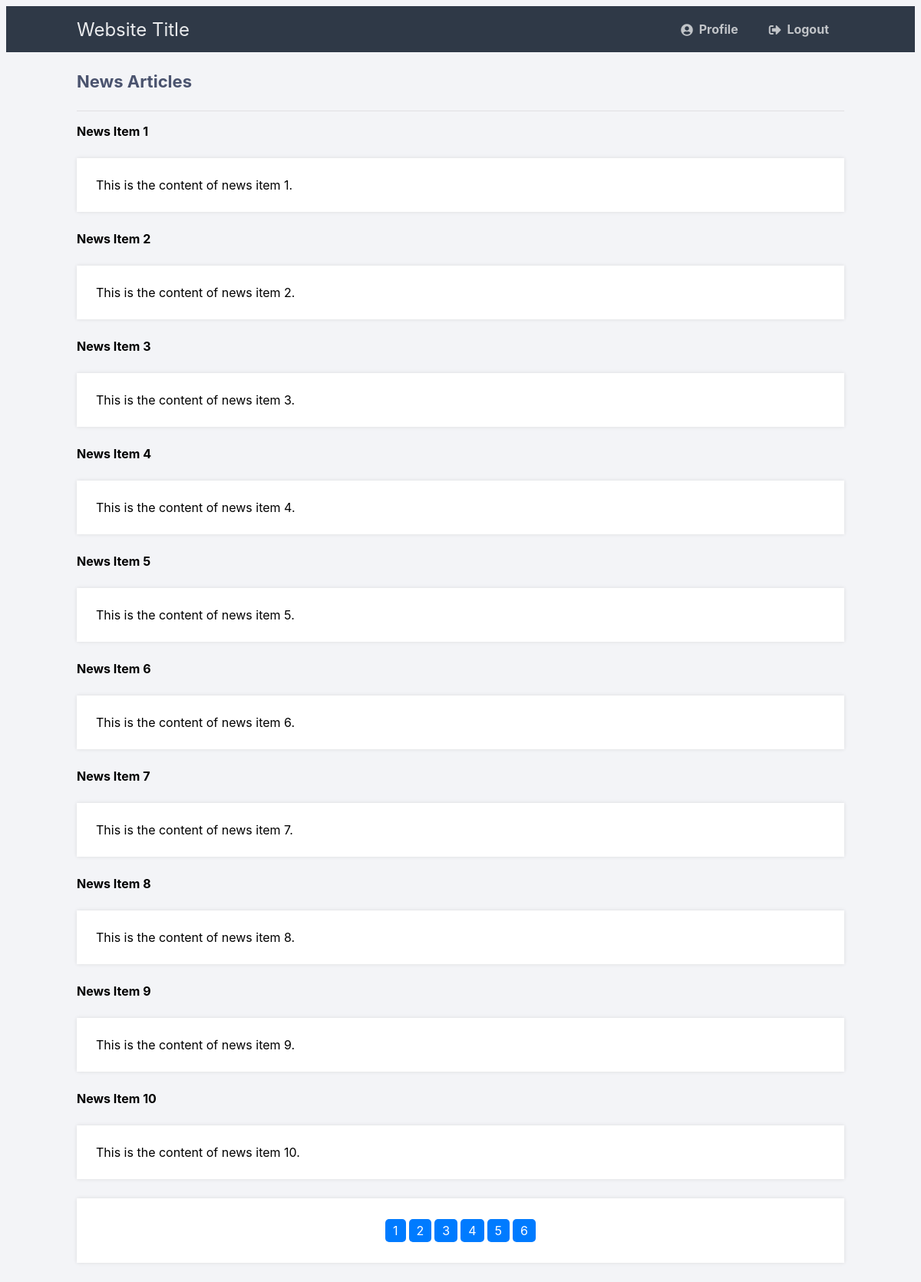
Page /news_article.php on the committed database.
### tables this page shows
CREATE TABLE IF NOT EXISTS news_articles (
    id INT AUTO_INCREMENT PRIMARY KEY,
    title VARCHAR(255) NOT NULL,
    content TEXT NOT NULL,
    created_at TIMESTAMP DEFAULT CURRENT_TIMESTAMP
);

### news_article.php (the view, shortened to what this page needs)
<?php
$DATABASE_HOST = 'localhost';
$DATABASE_USER = 'root';
$DATABASE_PASS = '';
$DATABASE_NAME = 'usertest';
$conn = mysqli_connect($DATABASE_HOST, $DATABASE_USER, $DATABASE_PASS, $DATABASE_NAME);
    $articlesPerPage = 10;
    $page = isset($_GET['page']) ? (int)$_GET['page'] : 1;
    $start = ($page - 1) * $articlesPerPage;
    $sql = "SELECT * FROM news_articles LIMIT $start, $articlesPerPage";
    $result = $conn->query($sql);
    $articles = [];
    if ($result->num_rows > 0) {
        while ($row = $result->fetch_assoc()) {
            $articles[] = $row;
        }
    }
    $countSql = "SELECT COUNT(*) as total FROM news_articles";
    $countResult = $conn->query($countSql);
    $totalArticles = $countResult->fetch_assoc()['total'];
?>
<!DOCTYPE html>
<html>
<head>
    <link href="style.css" rel="stylesheet" type="text/css">
    <link rel="stylesheet" href="https://use.fontawesome.com/releases/v5.7.1/css/all.css">
</head>
<body class="loggedin">
    <nav class="navtop">
        <div>
            <h1>Website Title</h1>
            <a href="profile.php"><i class="fas fa-user-circle"></i>Profile</a>
            <a href="logout.php"><i class="fas fa-sign-out-alt"></i>Logout</a>
        </div>
    </nav>
    <div class="content">
        <h2>News Articles</h2>
        <?php
        foreach ($articles as $article) {
            echo "<h3>{$article['title']}</h3>";
            echo "<p>{$article['content']}</p>";
        }
        $totalPages = ceil($totalArticles / $articlesPerPage);
        echo "<div class='pagination'>";
        for ($i = 1; $i <= $totalPages; $i++) {
            echo "<a href='news_article.php?page=$i'>$i</a>";
        }
        echo "</div>";
       ?>
    </div>
</body>
</html>

### style.css (style rules this page uses)
* { box-sizing: border-box; font-family: -apple-system, BlinkMacSystemFont, "segoe ui", roboto, oxygen, ubuntu, cantarell, "fira sans", "droid sans", "helvetica neue", Arial, sans-serif; font-size: 16px; -webkit-font-smoothing: antialiased; -moz-osx-font-smoothing: grayscale; }
body { background-color: #435165; }
.navtop { background-color: #2f3947; height: 60px; width: 100%; border: 0; }
.navtop div { display: flex; margin: 0 auto; width: 1000px; height: 100%; }
.navtop div h1, .navtop div a { display: inline-flex; align-items: center; }
.navtop div h1 { flex: 1; font-size: 24px; padding: 0; margin: 0; color: #eaebed; font-weight: normal; }
.navtop div a { padding: 0 20px; text-decoration: none; color: #c1c4c8; font-weight: bold; }
.navtop div a i { padding: 2px 8px 0 0; }
body.loggedin { background-color: #f3f4f7; }
.content { width: 1000px; margin: 0 auto; }
.content h2 { margin: 0; padding: 25px 0; font-size: 22px; border-bottom: 1px solid #e0e0e3; color: #4a536e; }
.content > p, .content > div { box-shadow: 0 0 5px 0 rgba(0, 0, 0, 0.1); margin: 25px 0; padding: 25px; background-color: #fff; }
.pagination { text-align: center; margin-top: 20px; }
.pagination a { display: inline-block; padding: 5px 10px; margin: 2px; background-color: #007BFF; color: #fff; text-decoration: none; border-radius: 5px; }

### rows in the picture
news_articles: title "News Item 1", content "This is the content of news item 1."
news_articles: title "News Item 2", content "This is the content of news item 2."
news_articles: title "News Item 3", content "This is the content of news item 3."
news_articles: title "News Item 4", content "This is the content of news item 4."
news_articles: title "News Item 5", content "This is the content of news item 5."
news_articles: title "News Item 6", content "This is the content of news item 6."
news_articles: title "News Item 7", content "This is the content of news item 7."
news_articles: title "News Item 8", content "This is the content of news item 8."
news_articles: title "News Item 9", content "This is the content of news item 9."
news_articles: title "News Item 10", content "This is the content of news item 10."
